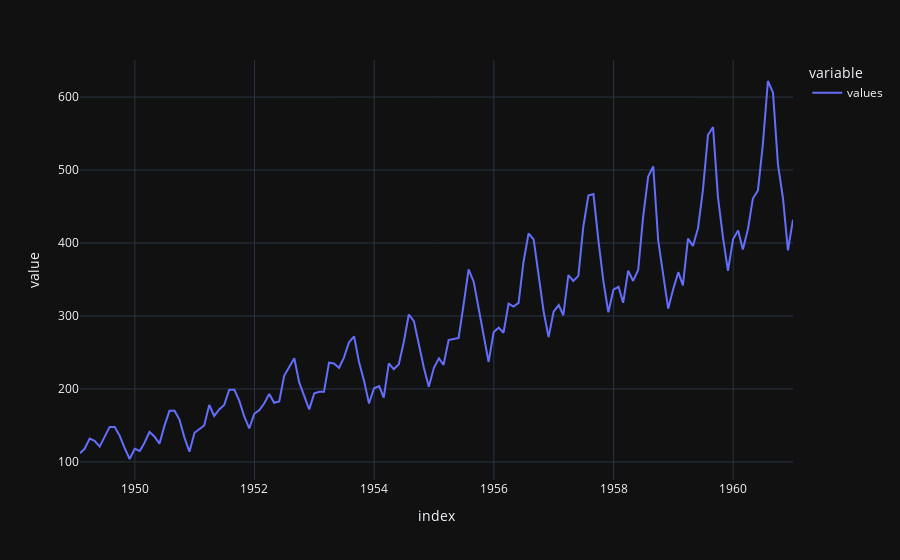

Here is the notebook cell this chart was saved with:
### Markdown cell above
#### Variance

### Code cell
df['values'].plot()

### Figure 1 — Plotly figure (JSON) as saved in the notebook; plotly's stock layout.template omitted (floating-point values rounded to 4 significant figures; data arrays with more than 128 entries replaced by an {"elided": "..."} marker saying what was removed)
{"data": [{"hovertemplate": "variable=values<br>index=%{x}<br>value=%{y}<extra></extra>", "legendgroup": "values", "line": {"color": "#636efa", "dash": "solid"}, "marker": {"symbol": "circle"}, "mode": "lines", "name": "values", "orientation": "v", "showlegend": true, "type": "scatter", "x": {"elided": "144 str values"}, "xaxis": "x", "y": {"elided": "144 int values"}, "yaxis": "y"}], "layout": {"legend": {"title": {"text": "variable"}, "tracegroupgap": 0}, "margin": {"t": 60}, "xaxis": {"anchor": "y", "domain": [0, 1], "title": {"text": "index"}}, "yaxis": {"anchor": "x", "domain": [0, 1], "title": {"text": "value"}}}}
